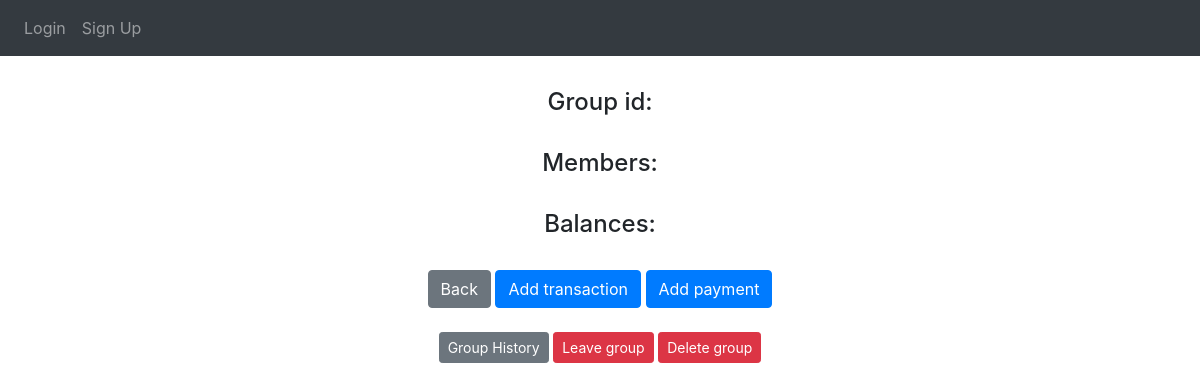
/mygroup?groupID=4, run on an earlier commit of the app's database.
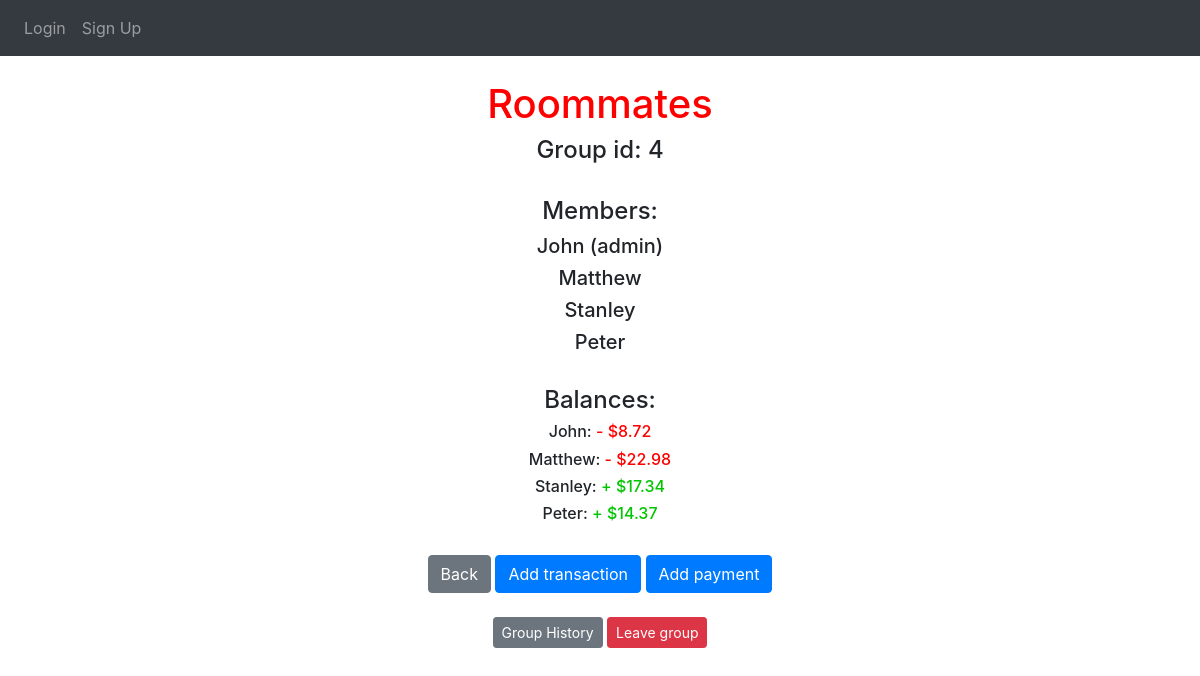
And on a later commit of the database.
### website/models.py (models this page shows, shortened)
class Group(db.Model):
    id = db.Column(db.Integer, primary_key=True)
    admin_id = db.Column(db.Integer)
    group_name = db.Column(db.String(30), nullable=False)
    date_created = db.Column(db.DateTime(timezone=True), default=func.now())
    transactions = db.relationship('Transaction')
    payments = db.relationship('Payment')
    def calculate_debts(self, member):
        total_paid = 0
        total_borrowed = 0
        for transaction in self.transactions:
            if transaction.payer_id == member.id:
                total_paid += transaction.amount
            if member in transaction.members_included:
                total_borrowed += (transaction.amount / len(transaction.members_included))
        overall = total_paid - total_borrowed
        for payment in self.payments:
            if payment.payer_id == member.id:
                overall += payment.amount
            if payment.recipient_id == member.id:
                overall -= payment.amount
        overall = round(overall, 2)
        return_list = [overall]
        if overall == 0:
            return_list.append(0)
        elif overall < 0:
            return_list.append(-1)
        elif overall > 0:
            return_list.append(1)
        return_list[0] = "{:,.2f}".format(abs(overall))
        return return_list

class User(db.Model, UserMixin):
    id = db.Column(db.Integer, primary_key=True)
    username = db.Column(db.String(200), nullable=False)
    email = db.Column(db.String(150), unique=True)
    password = db.Column(db.String(150))
    date_created = db.Column(db.DateTime(timezone=True), default=func.now())
    groups = db.relationship('Group', secondary=group_member, backref="members")
    transactions = db.relationship('Transaction', secondary=user_transaction, backref="members_included")

class Transaction(db.Model):
    id = db.Column(db.Integer, primary_key=True)
    group_id = db.Column(db.Integer, db.ForeignKey('group.id'))
    payer_id = db.Column(db.Integer, nullable=False)
    creator_id = db.Column(db.Integer, nullable=False)
    amount = db.Column(db.Numeric(10, 2), nullable=False)
    description = db.Column(db.String(300), nullable=False)
    date_created = db.Column(db.DateTime(timezone=True), default=func.now())

class Payment(db.Model):
    id = db.Column(db.Integer, primary_key=True)
    group_id = db.Column(db.Integer, db.ForeignKey('group.id'))
    payer_id = db.Column(db.Integer, nullable=False)
    recipient_id = db.Column(db.Integer, nullable=False)
    amount = db.Column(db.Numeric(10,2), nullable=False)
    description = db.Column(db.String(300), nullable=False)
    date_created = db.Column(db.DateTime(timezone=True), default=func.now())

### website/views.py (the view)
@views.route('mygroup', methods=["GET"])
def show_group():
    if request.method == "GET":
        group_id = request.args['groupID']
        group = Group.query.filter_by(id=group_id).first()
        return render_template("group.html", user=current_user, group=group)

### website/templates/group.html (shortened to what this page needs)
{% extends "base.html" %} {% block title %}Home{% endblock %} {% block content %}
<div class="container" align="center">
  <br><h1 align="center"><span style="color: red;">{{ group.group_name }}</span></h1>
  <h4>Group id: {{ group.id }}</h4><br>
  <h4>Members:</h4>
  {% for member in group.members %}
    {% if member.id == group.admin_id %}
      <h5>{{ member.username }} (admin)</h5>
    {% else %}
      <h5>{{ member.username }}</h5>
    {% endif %}
  {% endfor %}<br>
  <h4>Balances:</h4>
  {% for member in group.members %}
    {% if group.calculate_debts(member)[1] == 1 %}
      <h6>{{member.username}}: <span style="color: rgb(0, 197, 0);">+ ${{ group.calculate_debts(member)[0] }}</span></h6>
    {% endif %}
    {% if group.calculate_debts(member)[1] == -1 %}
      <h6>{{member.username}}: <span style="color: red;">- ${{ group.calculate_debts(member)[0] }}</span></h6>
    {% endif %}
  {% endfor %}<br>
  <a class="btn btn-secondary" href="/" role="button">Back</a>
  <a class="btn btn-primary" href="/add-transaction?groupID={{ group.id }}" role="button">Add transaction</a>
  <a class="btn btn-primary" href="/add-payment?groupID={{ group.id }}" role="button">Add payment</a><br><br>
  <a class="btn btn-secondary btn-sm" href="/see-transactions?groupID={{ group.id }}" role="button">Group History</a>
  <a class="btn btn-danger btn-sm" href="/leave-group?memberID={{ user.id }}&groupID={{ group.id }}" role="button">Leave group</a>
  {% if group.admin_id == user.id %}
  <a class="btn btn-danger btn-sm" href="/delete-group?memberID={{ user.id }}&groupID={{ group.id }}" role="button">Delete group</a>
  {% endif %}
</div>
{% endblock %}

### website/templates/base.html (shortened to what this page needs)
<!DOCTYPE html>
<html>
  <head>
    <link
      rel="stylesheet"
      href="https://stackpath.bootstrapcdn.com/bootstrap/4.4.1/css/bootstrap.min.css"
    />
    <link
      rel="stylesheet"
      href="https://stackpath.bootstrapcdn.com/font-awesome/4.7.0/css/font-awesome.min.css"
    />
  </head>
  <body>
    <nav class="navbar navbar-expand-lg navbar-dark bg-dark">
      <div class="collapse navbar-collapse" id="navbar">
        <div class="navbar-nav">
          {% if user.is_authenticated %}
          <a class="nav-item nav-link" id="home" href="/">Home</a>
          <a class="nav-item nav-link" id="logout" href="/logout">Logout</a>
          {% else %}
          <a class="nav-item nav-link" id="login" href="/login">Login</a>
          <a class="nav-item nav-link" id="signUp" href="/sign-up">Sign Up</a>
          {% endif %}
        </div>
      </div>
    </nav>
    <div class="container">{% block content %} {% endblock %}</div>
  </body>
</html>

What changed in the data, as far as the page shows it:
added Group: group_name "Roommates", id "4"
now on this page (row edited): User: username "John"
added User: username "Matthew"
added User: username "Stanley"
added User: username "Peter"
added Transaction: amount.payer_id "8.72", amount.amount "22.98", amount.amount "17.34", amount.amount "14.37"
Also different on the page:
text no longer shown: "Delete group"
